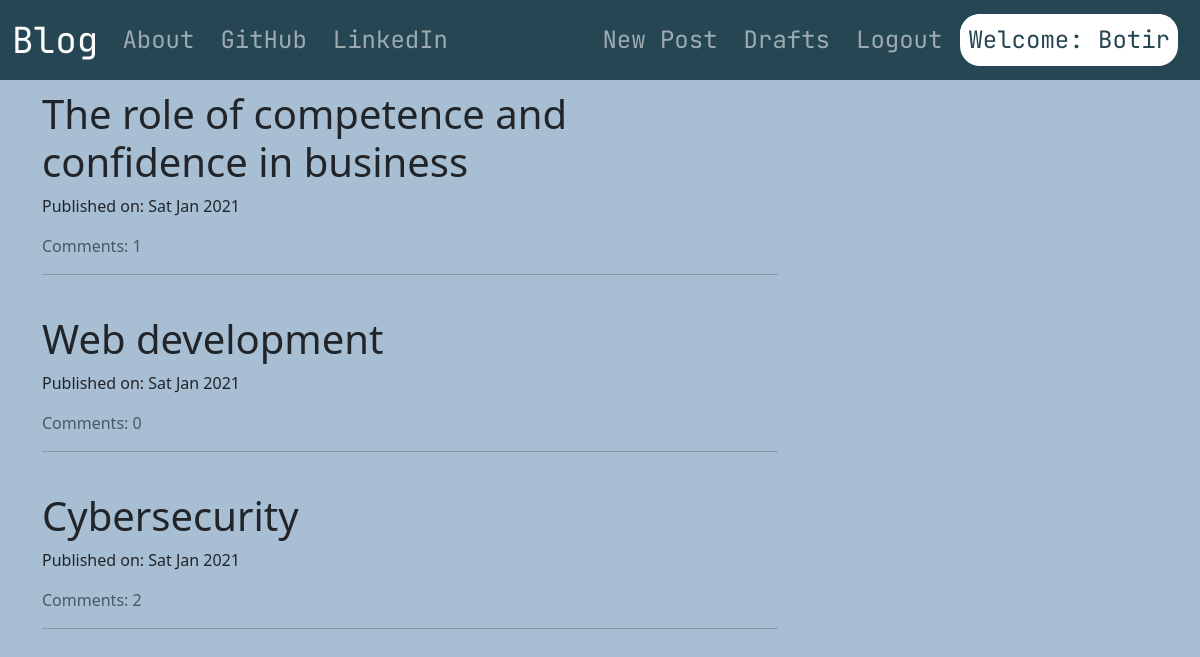
The app's page / (signed in) with its own data.
### blog/models.py (models this page shows, shortened)
class Post(models.Model):
    author = models.ForeignKey('auth.User', on_delete=models.CASCADE)
    title = models.CharField(max_length=200)
    text = models.TextField()
    created_date = models.DateTimeField(default=timezone.now)
    published_date = models.DateTimeField(blank=True, null=True)
    def approve_comments(self):
        return self.comments.filter(approved_comment=True)

### blog/views.py (the view)
class PostListView(ListView):
    model = Post
    def get_queryset(self):
        return Post.objects.filter(published_date__lte=timezone.now()).order_by('-published_date')

### blog/templates/blog/post_list.html
{% extends "blog/base.html" %}
{% block content %}
<div class="centering">
  {% for post in post_list %}
  <div class="post">
    <h1><a id='textstyle' style='color:#212529;' href="{% url 'post_detail' pk=post.pk %}">{{ post.title }}</a></h1>
    <div class="date">
      <p>Published on:   {{ post.published_date|date:"D M Y" }}</p>
    </div>
    <a id='textstyle' style='color:#455B66;' href="{% url 'post_detail' pk=post.pk %}">Comments: {{ post.approve_comments.count }}</a>
  </div> <hr> <br>
  {% endfor %}
</div>
{% endblock %}

### blog/templates/blog/base.html (shortened to what this page needs)
<!DOCTYPE html>
{% load static %}
<html lang="en" dir="ltr">
  <head>
    <link href="https://cdn.jsdelivr.net/npm/bootstrap@5.0.0-beta1/dist/css/bootstrap.min.css" rel="stylesheet">
    <link rel="stylesheet" href="//cdn.jsdelivr.net/npm/medium-editor@latest/dist/css/medium-editor.min.css" type="text/css" media="screen" charset="utf-8">
    <link rel="stylesheet" href="{% static 'css/blog.css' %}">
    <link href="{% static 'fontawesome_free/css/fontawesome.css' %}" rel="stylesheet" type="text/css">
    <link href="{% static 'fontawesome_free/css/brands.css' %}" rel="stylesheet" type="text/css">
    <link href="{% static 'fontawesome_free/css/solid.css' %}" rel="stylesheet" type="text/css">
  </head>
  <body>
    <nav class="navbar navbar-expand-lg fontfam navbar-dark " id='nav-custom'>
      <div class="container-fluid">
        <a class="navbar-brand bigbrand" href="{% url 'post_list' %}">Blog</a>
        <div class="collapse navbar-collapse" id="navbarNav">
          <ul class="navbar-nav">
            <li class="nav-item" id="nav-item">
              <a class="nav-link" href="{% url 'about' %}">About</a>
            </li>
            <li class="nav-item" id="nav-item">
              <a class="nav-link" href="https://github.com/botir-01">GitHub</a>
            </li>
            <li class="nav-item">
              <a class="nav-link" href="https://www.linkedin.com/in/botir-tursunov-a33341201">LinkedIn</a>
            </li>
          </ul>
          <ul class="navbar-nav ms-auto">
            {% if user.is_authenticated %}
            <li class="nav-item" id="nav-item">
              <a class="nav-link" href="{% url 'create_post' %}">New Post</a>
            </li>
            <li class="nav-item" id="nav-item">
              <a class="nav-link" href="{% url 'draft_list' %}">Drafts</a>
            </li>
            <li class="nav-item" id="nav-item">
              <a class="nav-link" href="{% url 'logout' %}">Logout</a>
            </li>
            <li class="nav-item" id="nav-item__welcome">
              <a id='color'>Welcome: {{ user.username }}</a>
            </li>
            {% else %}
            <li class="nav-item  id="nav-item"ms-auto">
              <a class="nav-link" href="{% url 'login' %}">
                <i class="fas fa-user-circle"></i></a>
            </li>
            {% endif %}
          </ul>
        </div>
      </div>
    </nav>
    <div class="content container">
      <div class="row">
        <div class="col-md-8">
          <div class="blog_posts">
            {% block content %}
            {% endblock %}
          </div>
        </div>
      </div>
    </div>
  </body>
</html>

### blog/static/css/blog.css (style rules this page uses)
* { margin: 0; padding: 0; box-sizing: border-box; }
body { background-color: #a7bed3; }
.fontfam { font-family: 'JetBrains Mono', monospace; font-size: 1.5em; margin-bottom: 10px; }
#color { padding-top: 8px; box-sizing: border-box; font-weight: 400; line-height: 1.5; padding-right: .5rem; padding-left: .5rem; display: block; background: #ffffff; border-radius: 20px; color: #264653; }
.bigbrand { font-size: 1.5em; }
.centering { margin-left: auto; margin-right: auto; }
:root { --yellow: #feb60a; --red: #ff0062; --blue: #00dbf9; --violet: #da00f7; }
.nav-item { margin-right: 10px; }
#nav-item__welcome { background: #ffffff; border-radius: 20px; }
#textstyle { text-decoration: none; }
#nav-custom { background-color: #264653; }

### records on screen
Post: title "The role of competence and confidence in business", published_date "Sat Jan 2021", approve_comments.count "1"
Post: title "Web development", published_date "Sat Jan 2021", approve_comments.count "0"
Post: title "Cybersecurity", published_date "Sat Jan 2021", approve_comments.count "2"

### other values on screen
{{ user.username }} "Botir"
